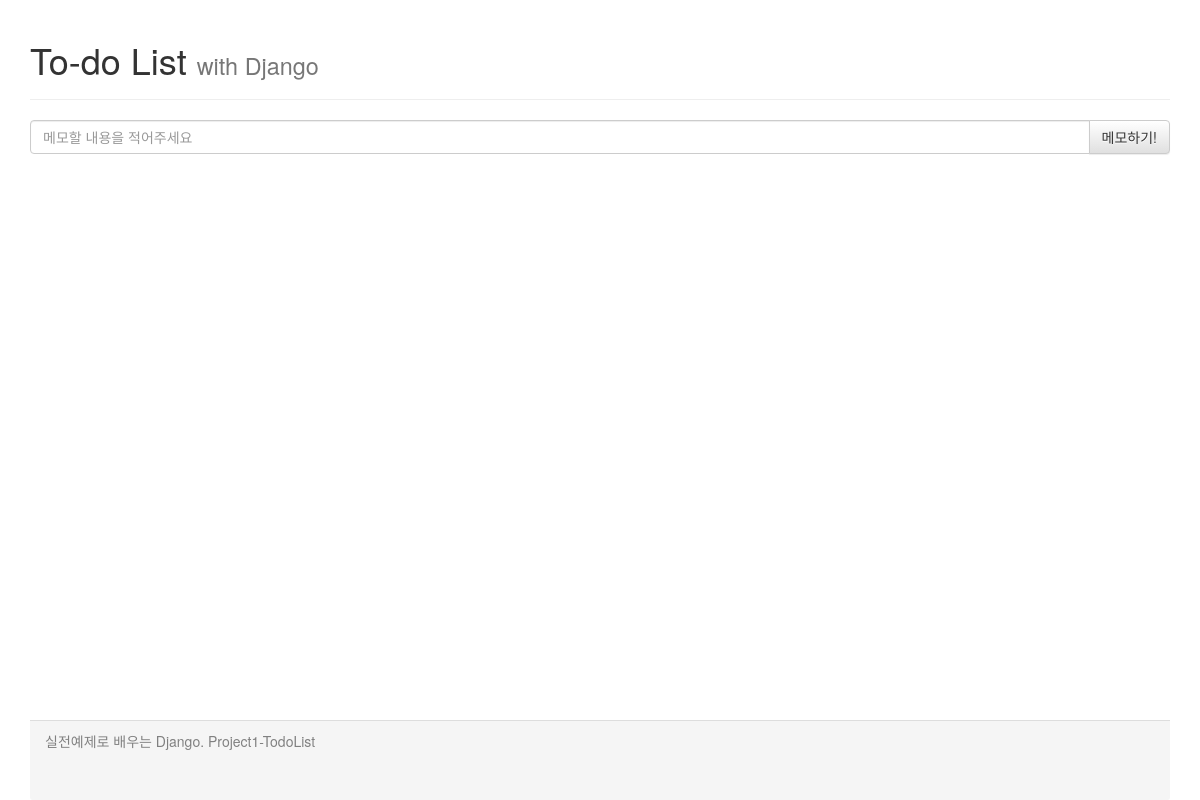
The app's page /, older data.
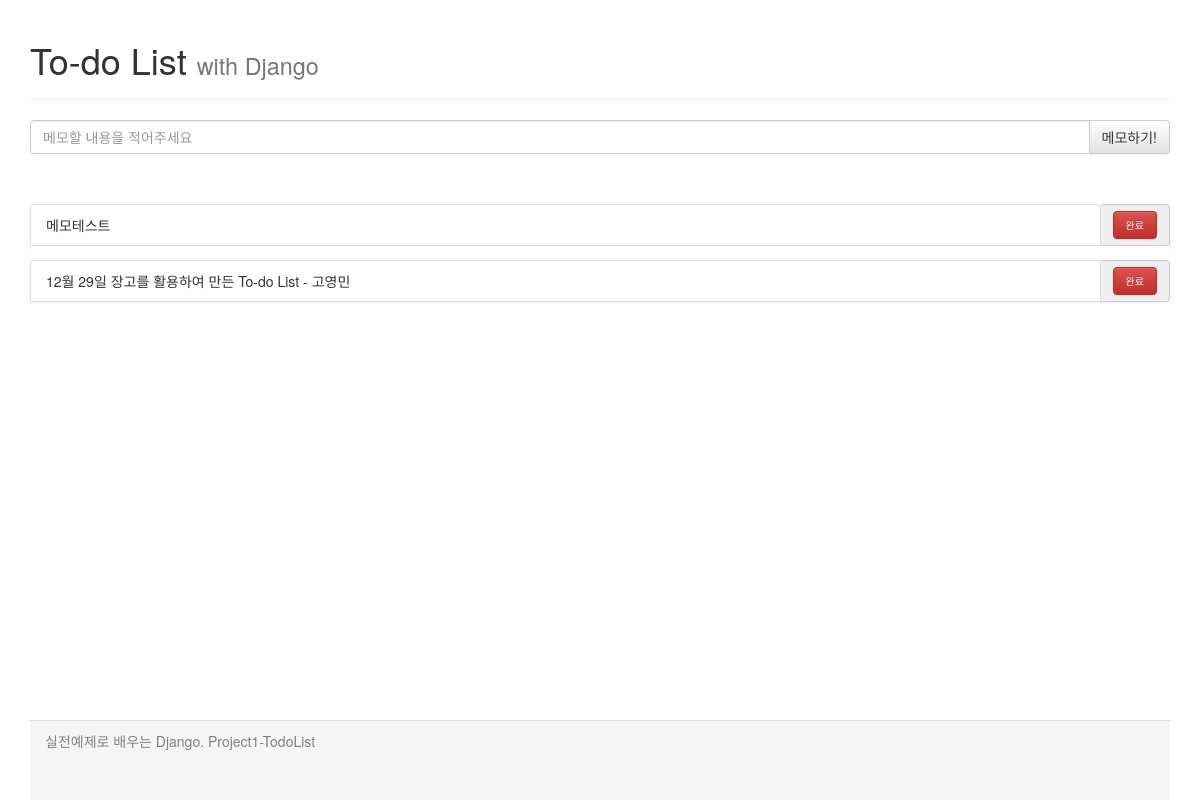
The same page, newer data.
### my_to_do_app/models.py (models this page shows)
class Todo(models.Model):
    content = models.CharField(max_length=255)
    isDone = models.BooleanField(default=False)

### my_to_do_app/views.py (the view)
# urls.py: path("", views.index, name="index"),
def index(request):
    todos = Todo.objects.all()  # 모델로부터 전체 데이터를 가져옴(CRUD 중에서 Read 부분)
    content = {"todos": todos}  # 템플릿에 전달할 데이터 정의
    return render(request, "my_to_do_app/index.html", content)

### my_to_do_app/templates/my_to_do_app/index.html (shortened to what this page needs)
<html lang="ko">
<head>
    <link rel="stylesheet" href="https://maxcdn.bootstrapcdn.com/bootstrap/3.3.2/css/bootstrap.min.css">
    <link rel="stylesheet" href="https://maxcdn.bootstrapcdn.com/bootstrap/3.3.2/css/bootstrap-theme.min.css">
</head>
<body>
    <div class="container">
        <div class="header">
            <div class="page-header">
                <h1>To-do List <small>with Django</small></h1>
            </div>
        </div>
        <div class="content">
            <div class="messageDiv">
                <form action="./createTodo/" method="POST">{% csrf_token %}
                    <div class="input-group">
                        <input id="todoContent" name="todoContent" type="text" class="form-control"
                            placeholder="메모할 내용을 적어주세요">
                        <span class="input-group-btn">
                            <button class="btn btn-default" type="submit">메모하기!</button>
                        </span>
                    </div>
                </form>
            </div>
            <div class="toDoDiv">
                <ul class="list-group">
                    {% for todo in todos %}
                    {% if todo.isDone == False %}
                    <form action="./doneTodo/" method="GET">
                        <div class="input-group" name='todo1'>
                            <li class="list-group-item">{{ todo.content }}</li>
                            <span class="input-group-addon">
                                <button type="submit" class="custom-btn btn btn-danger">완료</button>
                            </span>
                        </div>
                    </form>
                    {% endif %}
                    {% endfor %}
                </ul>
            </div>
        </div>
        <div class="panel-footer">
            실전예제로 배우는 Django. Project1-TodoList
        </div>
    </div>
</body>
</html>

### my_to_do_app/templates/my_to_do_app/index.html (style rules this page uses)
.content { height: 75%; }
.messageDiv { margin-top: 20px; margin-bottom: 50px; }
.custom-btn { font-size: 10px; }
.panel-footer { height: 10%; color: gray; }

Row changes from the older to the newer data that the page shows:
added Todo: content "메모테스트"
added Todo: content "12월 29일 장고를 활용하여 만든 To-do List - 고영민"
